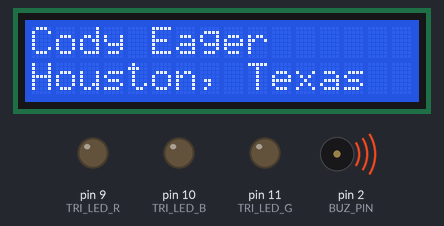
Recording of a sketch running on a simulated Arduino Uno, built with avr-gcc and run on an emulated ATmega328P. Shown: 16×2 character LCD, output pins drawn as LEDs (lit = HIGH), buzzer (waves = sounding). What the sketch prints to the serial monitor is not drawn.

Above: at 0.1 s.
At 0.7 s:
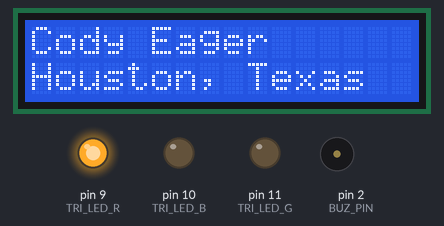
At 1.1 s:
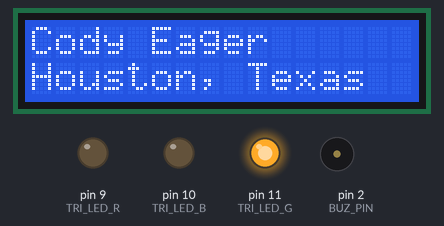
At 1.9 s:
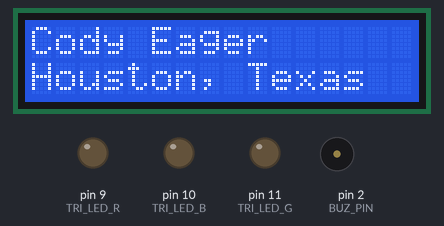
At 2.9 s:
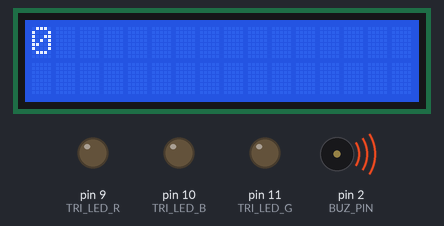
At 8.4 s:
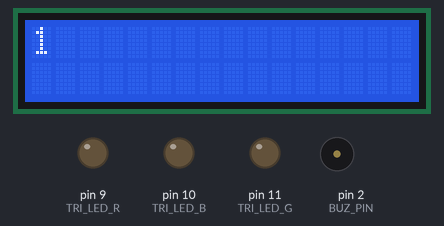
Timing chart, 0 to 39.9 s (numbered marks = the images above):
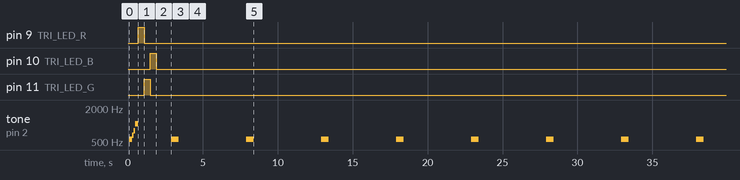

Measured:
- by itself, tone on pin 2 (BUZ_PIN): plays 554 Hz for 0.20 s, 659 Hz for 0.10 s, 784 Hz for 0.10 s, 1047 Hz for 0.20 s, 554 Hz for 0.50 s, 554 Hz for 0.50 s … (12 notes in this stretch)
- what the display in image 4 shows lasts 0.5 s, from 2.9 s to 3.4 s

The sketch:

CWE_Lab1.ino
```cpp
//*************************************************************************************
//**
//**  PROGRAM:  CWE_Lab1
//**  AUTHOR:   Cody Eager, 1/c
//**
//**  MODULE:   CWE_Lab1.ino
//**  DATE:     11 September 2014
//**
//**  DESCRIPTION:  Lab 1 is a programming exercise that explores ARDUINO setup and loop
//**                functionality by using a piezo buzzer, LCD screen, and tri colored
//**                LED.
//**
//*************************************************************************************

/*
      NOTE:  Many instances of this code was borrowed from the Lab 1 example.  These code
 pieces were written by LT Dahlen (USCGA Dept. of Electrical Engineering).  Please
 notice that the following comment shows code pieces that were fundamentally written
 by Mr. Dahlen, or borrowed similar practices:

 //@LT Dahlen: (explanation)

 */

#include <USART.h>
#include <SPI.h>
#include <line_parser.h>

/*
 * Mechatronics Lab 1.
 *
 * Copyright 2014 Aaron P. Dahlen       APDahlen@gmail.com
 *
 * This program is free software: you can redistribute it and/or modify it under the terms
 * of the GNU General Public License as published by the Free Software Foundation, either
 * version 3 of the License, or (at your option) any later version.
 *
 * This program is distributed in the hope that it will be useful,but WITHOUT ANY WARRANTY;
 * without even the implied warranty of MERCHANTABILITY or FITNESS FOR A PARTICULAR PURPOSE.
 * See the GNU General Public License for more details.
 *
 * You should have received a copy of the GNU General Public License along with this program.
 * If not, see <http://www.gnu.org/licenses/>.
 */


/** @Warning - there is a bug somewhere between the ISR and the Arduino analogWrite
 * function.  If you need to use the PWM from within the ISR then use:
 *
 * http://arduino.cc/en/Tutorial/SecretsOfArduinoPWM
 *
 *    void setup(){
 *        .
 *        .
 *        .
 *        pinMode(3, OUTPUT);
 *        pinMode(11, OUTPUT);
 *        TCCR2A = _BV(COM2A1) | _BV(COM2B1) | _BV(WGM21) | _BV(WGM20);
 *        TCCR2B = _BV(CS22);                                               // This register controls PWM frequency
 *        OCR2A = 0;                                                        // Arduino I/O pin # 11 duty cycle
 *        OCR2B = 0;                                                        // Arduino I/O pin # 3 duty cycle
 *        .
 *        .
 *        .
 *    }
 *
 *    void loop(){
 *        .
 *        .
 *        .
 *        OCR2A = pin_11_PWM_DC;
 *        OCR2B = pin_3_PWM_DC;
 *        .
 *        .
 *        .
 *    }
 */


// AVR GCC libraries for more information see:
//      http://www.nongnu.org/avr-libc/user-manual/modules.html
//      https://www.gnu.org/software/libc/manual/

#include <avr/io.h>
#include <avr/interrupt.h>
#include <stdint.h>
#include <string.h>
#include <ctype.h>

// Arduino libraries: see http://arduino.cc/en/Reference/Libraries

#include <LiquidCrystal.h>

// Project specific includes

#include "configuration.h"
#include "USART.h"
#include "line_parser.h"

// Global variables

char line[BUF_LEN];

LiquidCrystal lcd (LCD_RS,  LCD_E, LCD_D4,  LCD_D5, LCD_D6, LCD_D7);   // Yes, this is a variable!


void setup(){

  USART_init(F_CLK, BAUD_RATE);                   // The USART code must be placed in your Arduino sketchbook
  USART_set_terminator(LINE_TERMINATOR);

  sprintf(line, "Welcome to mechatronics!\n");
  USART_puts(line);

  lcd.begin(16, 2);                               // Define LCD as a 2-line by 16 char device
  lcd.setCursor(0, 0);                            // Point to the LCD line 1 upper right character position
  lcd.print("Cody Eager");
  lcd.setCursor(0, 1);                            // Point to LCD line 2 left character position
  lcd.print("Houston, Texas");

  //@LT DAHLEN: Initial Piezo Startup
  tone(BUZ_PIN, 554);    // C                      // Make a happy noise
  delay(200);
  tone(BUZ_PIN, 659);    // E
  delay(100);
  tone(BUZ_PIN, 784);    // G
  delay(100);
  tone(BUZ_PIN, 1047);   // C
  delay(200);
  noTone(BUZ_PIN);

  //@LT Dahlen: Initial LED Startup
  analogWrite(TRI_LED_R, 255);
  delay(400);
  analogWrite(TRI_LED_R, 0);
  analogWrite(TRI_LED_G, 255);
  delay(400);
  analogWrite(TRI_LED_G, 0);
  analogWrite(TRI_LED_B, 255);
  delay(400);
  analogWrite(TRI_LED_B, 0);

  delay(1000);

  lcd.clear();
}


/*********************************************************************************
 *  ______  ____   _____   ______  _____  _____    ____   _    _  _   _  _____
 * |  ____|/ __ \ |  __ \ |  ____|/ ____||  __ \  / __ \ | |  | || \ | ||  __ \
 * | |__  | |  | || |__) || |__  | |  __ | |__) || |  | || |  | ||  \| || |  | |
 * |  __| | |  | ||  _  / |  __| | | |_ ||  _  / | |  | || |  | || . ` || |  | |
 * | |    | |__| || | \ \ | |____| |__| || | \ \ | |__| || |__| || |\  || |__| |
 * |_|     \____/ |_|  \_\|______|\_____||_|  \_\ \____/  \____/ |_| \_||_____/
 *
 ********************************************************************************/

ISR(USART_RX_vect){

  /**
   * @note This Interrupt Service Routine is called when a new character is received by the USART.
   * Idealy it would have been placed in the USART.cpp file but there is a error "multiple definition
   * of vector_18".  Apparently Arduino detects when an ISR is in the main sketch.  If you place it
   * somewhere else it is missed and replaced with the Arduino handler.  This is the source of the
   * multiple definitions error -  * see discussion @ http://forum.arduino.cc/index.php?topic=42153.0
   */
  USART_handle_ISR();
}


/*********************************************************************************
 *  ____            _____  _  __ _____  _____    ____   _    _  _   _  _____
 * |  _ \    /\    / ____|| |/ // ____||  __ \  / __ \ | |  | || \ | ||  __ \
 * | |_) |  /  \  | |     | ' /| |  __ | |__) || |  | || |  | ||  \| || |  | |
 * |  _ <  / /\ \ | |     |  < | | |_ ||  _  / | |  | || |  | || . ` || |  | |
 * | |_) |/ ____ \| |____ | . \| |__| || | \ \ | |__| || |__| || |\  || |__| |
 * |____//_/    \_\\_____||_|\_\\_____||_|  \_\ \____/  \____/ |_| \_||_____/
 *
 ********************************************************************************/

/*
  Program:  CWE_Lab1
 Author:   Cody Eager, 1/c

 Module:   loop()
 Date:     08 September 2014

 Description:  loop() loops through the Lab 1 alpha requirements.  Some of the functionality
 includes counting from 0 to 9 using an LED screen and sounding a buzzer when the count resets.
 */

void loop(){

  //Count to 9, restart count
  for (int i = 0; i < 10; i++) {

    //set LCD Cursor to top left
    lcd.setCursor(0,0);

    //print count
    lcd.print(i);

    //audible beep for .25s at i = 0
    if (i == 0) {

      tone(BUZ_PIN, 554);

    }

    //hold value for .5s (500 ms)
    delay(500);

    noTone(BUZ_PIN);

  }

}
```

configuration.h
```cpp
  //*************************************************************************************
  //**
  //**  PROGRAM:  CWE_Lab1
  //**  AUTHOR:   Cody Eager, 1/c
  //**
  //**  MODULE:   CWE_Lab1.ino
  //**  DATE:     11 September 2014
  //**
  //**  DESCRIPTION:  Lab 1 is a programming exercise that explores ARDUINO setup and loop
  //**                functionality by using a piezo buzzer, LCD screen, and tri colored
  //**                LED.
  //**
  //*************************************************************************************

  /*
  NOTE:  Many instances of this code were borrowed from the Lab 1 example code.  These code
   pieces were written by LT Dahlen (USCGA Dept. of Electrical Engineering).  Please
   notice that the following comment shows code pieces that were fundamentally written
   by Mr. Dahlen, or borrowed similar practices:

   //@LT Dahlen: (explanation)

   */
   //@LT Dahlen: Configuration header file created by LT Dahlen for use with Mechatronics Arduino project.
  #ifndef configuration_H
  #define configuration_H

  #define F_CLK 16000000UL
  #define BAUD_RATE 9600L

  #define LINE_TERMINATOR 0x0A    // ASCII Line Feed

  #define BUF_LEN 100

  #define MAX_FIELDS 20           // must be less than 127

  // Configure Liquid Crystal Display

      #define LCD_RS 8
      #define LCD_E 7
      #define LCD_D4 5            // It would have been nice to use the pro-mini A6 and A7 pins
      #define LCD_D5 4            // with the LCD unfortunately, these are I/O are designed for
      #define LCD_D6 A4           // analog input only.
      #define LCD_D7 A5

  // Tri_LED

      #define TRI_LED_R 9
      #define TRI_LED_B 10
      #define TRI_LED_G 11

  #define LED_PIN 13
  #define BUZ_PIN 2

  #define JOY_PUSH_PIN 12
  #define JOY_VERT A0
  #define JOY_HORZ A1
  #define JOY_PRES 0x00

  #endif
```
